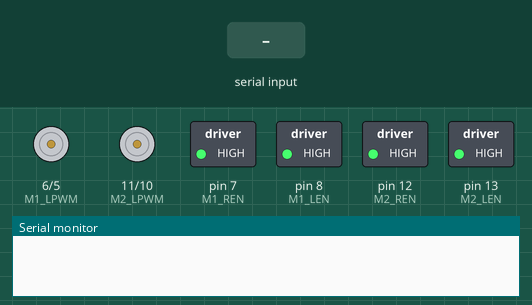
Recording of a sketch running on a simulated Arduino Uno, built with avr-gcc and run on an emulated ATmega328P. On the bench: motor-driver pin pairs drawn as motors (green arrow = first pin HIGH = forward, orange = second pin HIGH = backward, longer = more drive), switched loads named in the sketch (green lamp = pin HIGH), the last lines printed to the serial monitor. The test bench sets the inputs (shaded band). Pins used as bus, display or sensor lines are not drawn.

Above: at 1.2 s.
1.3 s: "F90\n" received over the second serial link
At 2.2 s:
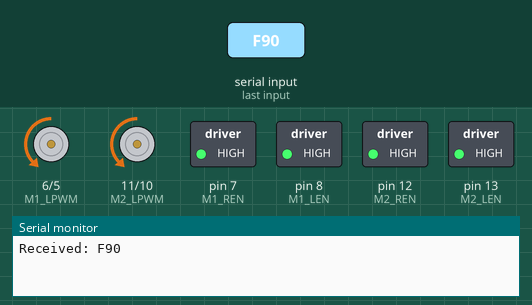
2.8 s: "B90\n" received over the second serial link
At 3.3 s:
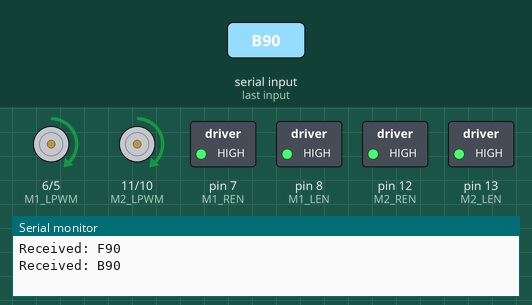
4.3 s: "L90\n" received over the second serial link
At 5.5 s:
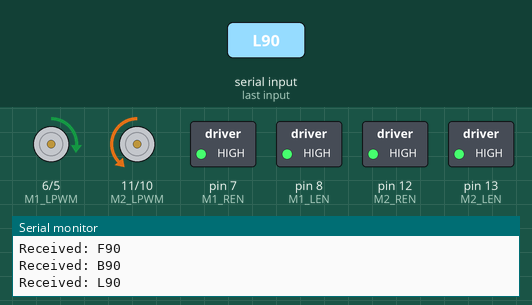
5.8 s: "R90\n" received over the second serial link
At 6.8 s:
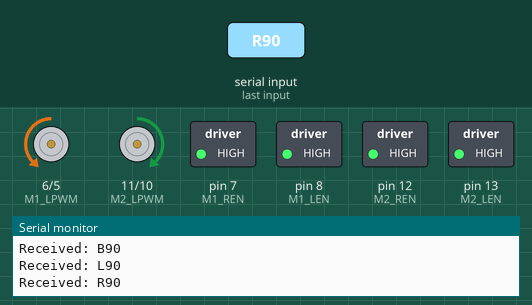
7.3 s: "T90\n" received over the second serial link
Timing chart, 0 to 9.8 s (numbered marks = the images above; inputs shaded):
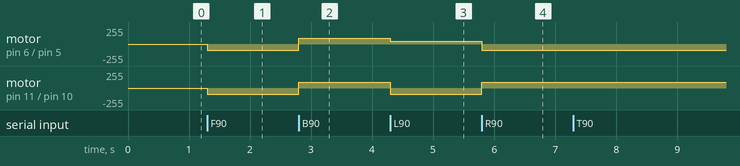

The sketch:

control_2motor_high_power.ino
```cpp
#include <SoftwareSerial.h>


const int btRx = 2;
const int btTx = 3;
SoftwareSerial bluetooth(btRx, btTx);

// Motor 1 control pins
const int M1_RPWM = 5;
const int M1_LPWM = 6;
const int M1_REN  = 7;
const int M1_LEN  = 8;

// Motor 2 control pins
const int M2_RPWM = 10;
const int M2_LPWM = 11;
const int M2_REN  = 12;
const int M2_LEN  = 13;

// Logic power supply pins
const int logicPower1 = A0;
const int logicPower2 = A1;

void setup() {
  Serial.begin(9600);
  bluetooth.begin(9600);

  // Set motor control pins as output
  pinMode(M1_RPWM, OUTPUT);
  pinMode(M1_LPWM, OUTPUT);
  pinMode(M1_REN, OUTPUT);
  pinMode(M1_LEN, OUTPUT);

  pinMode(M2_RPWM, OUTPUT);
  pinMode(M2_LPWM, OUTPUT);
  pinMode(M2_REN, OUTPUT);
  pinMode(M2_LEN, OUTPUT);

  // Enable motor drivers
  digitalWrite(M1_REN, HIGH);
  digitalWrite(M1_LEN, HIGH);
  digitalWrite(M2_REN, HIGH);
  digitalWrite(M2_LEN, HIGH);

  // Enable logic supply from A0 and A1
  pinMode(logicPower1, OUTPUT);
  digitalWrite(logicPower1, HIGH);  // Provide 5V logic from A0

  pinMode(logicPower2, OUTPUT);
  digitalWrite(logicPower2, HIGH);  // Provide 5V logic from A1

}

void loop() {
  if (bluetooth.available()) {
    String input = bluetooth.readStringUntil('\n'); // read until newline
    input.trim();  // remove any whitespace

    Serial.print("Received: ");
    Serial.println(input);

    if (input.length() == 0) return;

    char command = input.charAt(0);      // First char is direction command
    int speed = input.substring(1).toInt(); // Rest is speed value

    // Clamp speed between 0 and 255
    if (speed < 0) speed = 0;
    if (speed > 255) speed = 255;

    // Define slower speed for smoother turning
    int turnSpeed = speed / 2;

    switch (command) {
      case 'F': // Forward
        moveMotor1(speed, true);
        moveMotor2(speed, true);
        break;

      case 'B': // Backward
        moveMotor1(speed, false);
        moveMotor2(speed, false);
        break;

      case 'L': // Turn Left (left motor slower backward, right motor faster forward)
        moveMotor1(turnSpeed, false);  // slower
        moveMotor2(speed, true);       // faster
        break;

      case 'R': // Turn Right (left motor faster forward, right motor slower backward)
        moveMotor1(speed, true);       // faster
        moveMotor2(turnSpeed, false);  // slower
        break;

      case 'T': // Rotate in place (both motors forward at same speed)
        moveMotor1(speed, true);
        moveMotor2(speed, false);
        break;

      case 'S': // Stop
        stopMotors();
        break;

      default:
        Serial.println("Unknown command");
        break;
    }
  }
}

void moveMotor1(int speed, bool forward) {
  if (forward) {
    analogWrite(M1_RPWM, speed);
    analogWrite(M1_LPWM, 0);
  } else {
    analogWrite(M1_RPWM, 0);
    analogWrite(M1_LPWM, speed);
  }
}

void moveMotor2(int speed, bool forward) {
  if (forward) {
    analogWrite(M2_RPWM, speed);
    analogWrite(M2_LPWM, 0);
  } else {
    analogWrite(M2_RPWM, 0);
    analogWrite(M2_LPWM, speed);
  }
}

void stopMotors() {
  analogWrite(M1_RPWM, 0);
  analogWrite(M1_LPWM, 0);
  analogWrite(M2_RPWM, 0);
  analogWrite(M2_LPWM, 0);
}
```

Measured:
- after the input at 1.3 s, motor on pin 6 (M1_LPWM) / pin 5 (M1_RPWM), motor on pin 11 (M2_LPWM) / pin 10 (M2_RPWM): stopped → backward 90/255 at once
- after the input at 2.8 s, motor on pin 6 (M1_LPWM) / pin 5 (M1_RPWM), motor on pin 11 (M2_LPWM) / pin 10 (M2_RPWM): backward 90/255 → forward 90/255 at once
- after the input at 4.3 s, motor on pin 6 (M1_LPWM) / pin 5 (M1_RPWM): forward 90/255 → forward 45/255 at once; motor on pin 11 (M2_LPWM) / pin 10 (M2_RPWM): forward 90/255 → backward 90/255 at once
- after the input at 5.8 s, motor on pin 6 (M1_LPWM) / pin 5 (M1_RPWM): forward 45/255 → backward 90/255 at once; motor on pin 11 (M2_LPWM) / pin 10 (M2_RPWM): backward 90/255 → forward 90/255 at once
